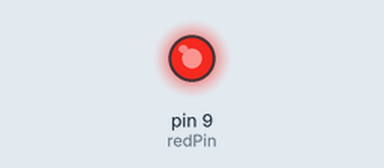
This sketch was run on a simulated Arduino Uno, built with avr-gcc and run on an emulated ATmega328P. Parts: output pins drawn as LEDs (lit = HIGH).

Above: at 0.05 s.
At 0.8 s:
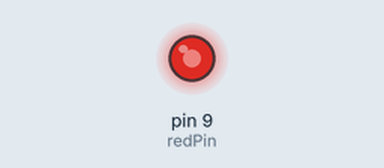
At 1.6 s:
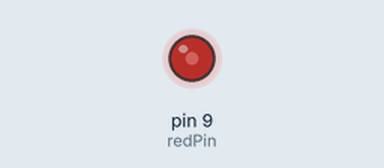
At 3.2 s:
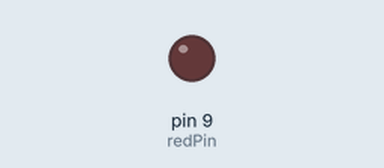
Timing chart, 0 to 7.4 s (numbered marks = the images above):
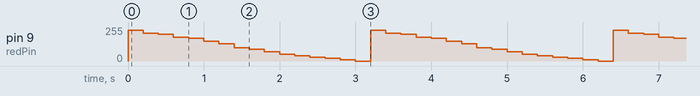

The sketch:

Lesson7.ino
```cpp
// Lesson 7: Analog Write command

int redPin = 9;
int bright = 255;
void setup() {
  pinMode(redPin, OUTPUT);
}

void loop() {
  // Instead of a digital write we will go with analogWrite()
  // Syntax: analogWrite(pin,[0,255])
  // We have an 8 bit resolution i.e 0-255 for setting voltage from 0-5V
//  analogWrite(redPin, bright);

  // Homwork: Play with brightness
  analogWrite(redPin, bright-25);delay(200);
  analogWrite(redPin, bright-45);delay(200);
  analogWrite(redPin, bright-55);delay(200);
  analogWrite(redPin, bright-75);delay(200);
  analogWrite(redPin, bright-85);delay(200);
  analogWrite(redPin, bright-105);delay(200);
  analogWrite(redPin, bright-125);delay(200);
  analogWrite(redPin, bright-155);delay(200);
  analogWrite(redPin, bright-165);delay(200);
  analogWrite(redPin, bright-185);delay(200);
  analogWrite(redPin, bright-205);delay(200);
  analogWrite(redPin, bright-215);delay(200);
  analogWrite(redPin, bright-225);delay(200);
  analogWrite(redPin, bright-235);delay(200);
  analogWrite(redPin, bright-245);delay(200);
  analogWrite(redPin, bright-255);delay(200);
}
```

Measured:
- by itself, pin 9 (redPin): repeats every 3.2 s: 210/255 0.20 s, 200/255 0.20 s, 180/255 0.20 s, 170/255 0.20 s, 150/255 0.20 s, 130/255 0.20 s, 100/255 0.20 s, 90/255 0.20 s, 70/255 0.20 s, 50/255 0.20 s, 40/255 0.20 s, 30/255 0.20 s, 20/255 0.20 s, 10/255 0.20 s, 0/255 0.20 s, 230/255 0.20 s
